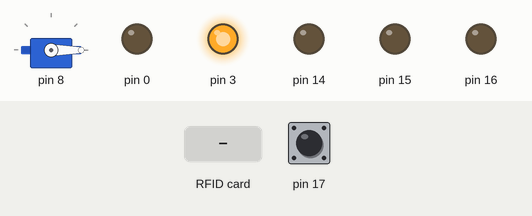
Recording of a sketch running on a simulated Arduino Uno, built for the host (arithmetic inside an expression is 32-bit, double 64-bit). Shown: servo, output pins drawn as LEDs (lit = HIGH). Dashed ring = blinking. The test bench sets the inputs (shaded band); at power-on: pin 17 HIGH.

Above: at 1.2 s.
1.3 s: pin 17 pulled LOW for 0.15 s
At 1.5 s:
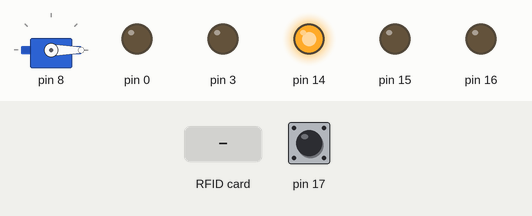
4.3 s: RFID card 5E 7A 19 C4 held to the reader
At 4.48 s:
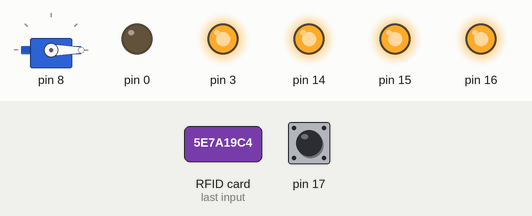
6.0 s: pin 17 pulled LOW for 1 s
At 7.2 s:
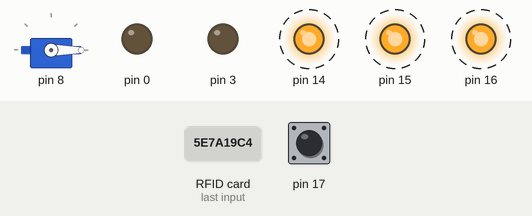
9.0 s: pin 17 pulled LOW for 3.2 s
At 9.33 s:
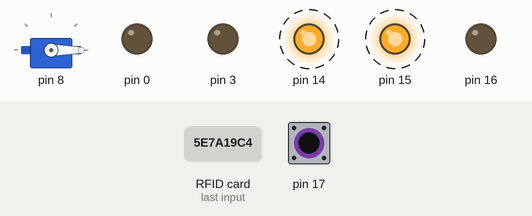
Timing chart, 0 to 14.2 s (numbered marks = the images above; inputs shaded):
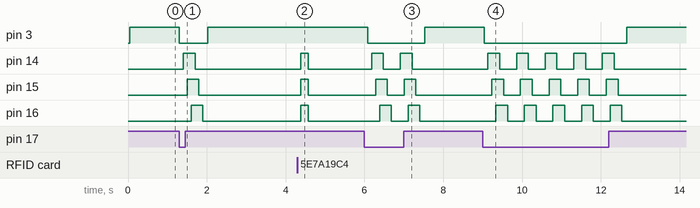

The sketch:

Practicum_Project_Terng.ino
```cpp
#include <SPI.h>
#include <RFID.h>
#include <Servo.h>

RFID rfid(PIN_PB2, PIN_PB1);

Servo servo;

int buttonState = 0;
int waitingState = 0;
int turnOnState = 0;
int pos = 0;

#define LED_onboard  PIN_PD3
#define Servo_port PIN_PB0
#define Com_port PIN_PD0

#define Button_Perf PIN_PC3
#define Led_Red PIN_PC0
#define Led_Yel PIN_PC1
#define Led_Gre PIN_PC2

int serNum0;
int serNum1;
int serNum2;
int serNum3;
int serNum4;


void setup() {
  SPI.begin();

  rfid.init();
  servo.attach(Servo_port);

  pinMode(LED_onboard, OUTPUT);
  pinMode(Button_Perf, INPUT_PULLUP);

  pinMode(Led_Red, OUTPUT);
  pinMode(Led_Yel, OUTPUT);
  pinMode(Led_Gre, OUTPUT);
  pinMode(Com_port, OUTPUT);
  waitingState = 0;

  serNum0 = serNum1 = serNum2 = serNum3 = serNum4 = 0;
}

void Beep_2() {

  digitalWrite(Led_Red, HIGH);
  digitalWrite(Led_Yel, HIGH);
  digitalWrite(Led_Gre, HIGH);

  delay(200);

  digitalWrite(Led_Red, LOW);
  digitalWrite(Led_Yel, LOW);
  digitalWrite(Led_Gre, LOW);


}

void BEEP_LED(int state) {
  if (state == 1) {
    digitalWrite(Led_Red, HIGH);
    delay(100);
    digitalWrite(Led_Yel, HIGH);
    delay(100);
    digitalWrite(Led_Gre, HIGH);
    delay(100);
    digitalWrite(Led_Red, LOW);
    delay(100);
    digitalWrite(Led_Yel, LOW);
    delay(100);
    digitalWrite(Led_Gre, LOW);
    delay(100);
  }
  else {
    return;
  }

}


void loop() {


  buttonState = digitalRead(PIN_PC3);

  servo.write(pos);

  if (buttonState == HIGH) {
    digitalWrite(LED_onboard , HIGH);

  } else if (waitingState == 0) {
    digitalWrite(LED_onboard, LOW );
    waitingState = 1;
  }
  delay(100);

  if (buttonState == HIGH && waitingState == 1) {

    if (rfid.isCard()) {
      if (rfid.readCardSerial()) {

        serNum0 = rfid.serNum[0];
        serNum1 = rfid.serNum[1];
        serNum2 = rfid.serNum[2];
        serNum3 = rfid.serNum[3];
        serNum4 = rfid.serNum[4];

        delay(1000);
        Beep_2();
      }
      BEEP_LED(waitingState);
      waitingState = 0;
      delay(1000);
    }
  }

  BEEP_LED(waitingState);


  if (rfid.isCard()) {
    Beep_2();
    if (rfid.readCardSerial()) {
      if (rfid.serNum[0] == serNum0
          && rfid.serNum[1] == serNum1
          && rfid.serNum[2] == serNum2
          && rfid.serNum[3] == serNum3
          && rfid.serNum[4] == serNum4
         ) {

        digitalWrite(LED_onboard, LOW);
        if (pos == 0) {
          pos = 60;
          turnOnState = 1;
        }
        else {
          pos = 0;
          turnOnState = 0;
        }

        delay(1000);
      }
    }

  } else {
    digitalWrite(LED_onboard, HIGH);
    //    servo.write(0);
    waitingState = 0;

  }
  rfid.halt();

  if (turnOnState == 1) {
    digitalWrite(Com_port , HIGH);
  }
  else {
    digitalWrite(Com_port , LOW);
  }

}
```

Measured:
- after the input at 1.3 s, pin 3: HIGH → LOW at once, → HIGH 0.73 s later; pin 14: LOW → HIGH after 0.10 s, → LOW 0.30 s later; pin 15: LOW → HIGH after 0.20 s, → LOW 0.30 s later; pin 16: LOW → HIGH after 0.30 s, → LOW 0.30 s later
- after the input at 4.3 s, pin 14–16: LOW → HIGH after 0.08 s, → LOW 0.20 s later
- after the input at 6.0 s, pin 3: HIGH → LOW after 0.08 s, → HIGH 1.5 s later; pin 14: alternates HIGH for 0.30 s and LOW for 0.43 s, 4 changes in all, then stays LOW, starting after 0.18 s
- after the input at 9.0 s, pin 3: HIGH → LOW at once, → HIGH 3.6 s later; pin 14: alternates HIGH for 0.30 s and LOW for 0.43 s, 10 changes in all, then stays LOW, starting after 0.14 s
